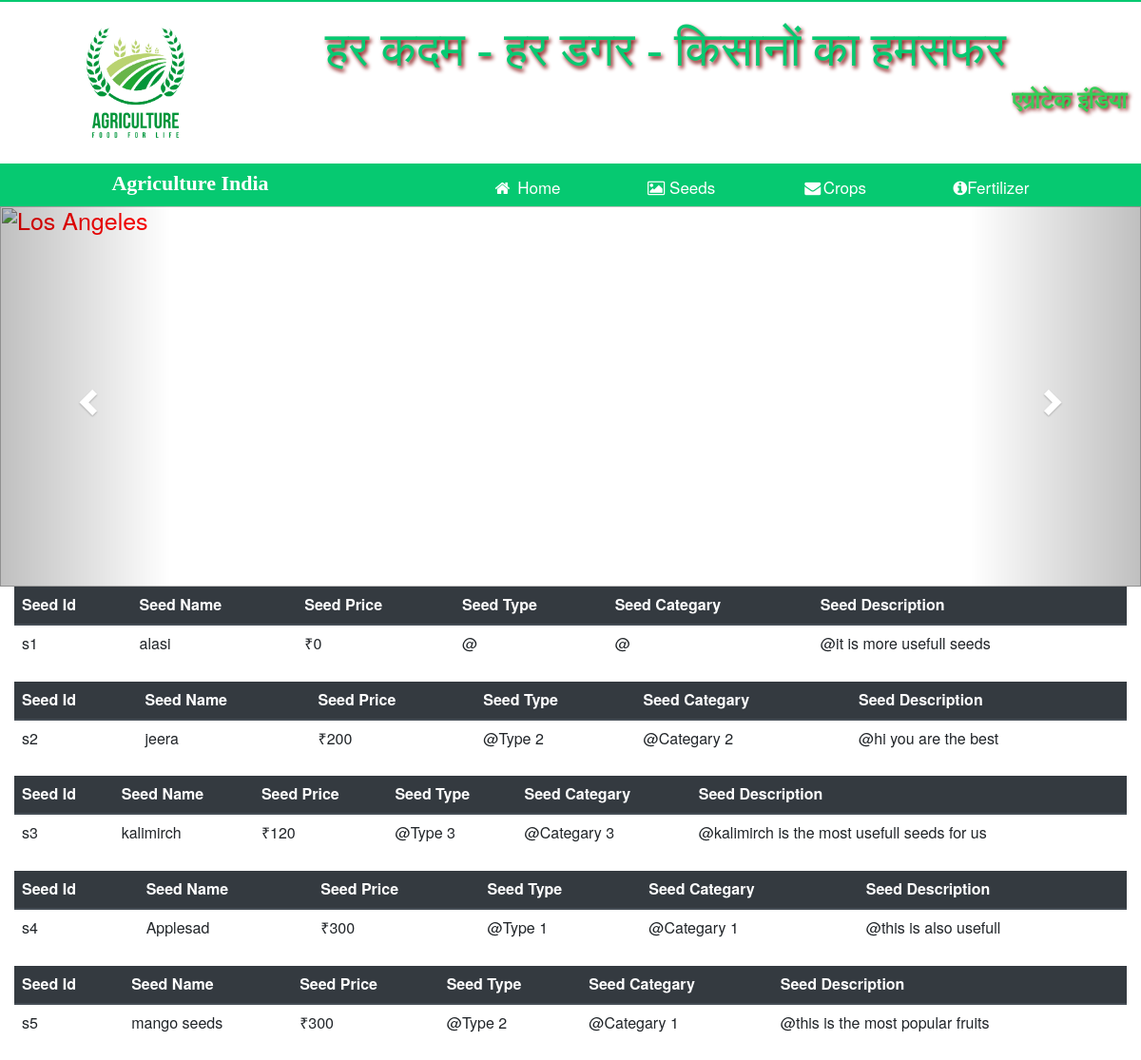
Page /AgroTechIndia/seeddetails.php on the committed database.
### tables this page shows
CREATE TABLE `seeds` (
  `seed_id` varchar(20) NOT NULL,
  `seed_name` varchar(50) NOT NULL,
  `seed_price` int(50) NOT NULL,
  `seed_type` varchar(50) NOT NULL,
  `seed_categary` varchar(50) NOT NULL,
  `seed_discription` longtext NOT NULL
);

### AgroTechIndia/seeddetails.php (the view, shortened to what this page needs)
   <div class="row menu">
  <div class="col-sm-4 text-center" style="color:white;font-size:22px; padding-top:5px; font-family:Comic Sans MS;font-weight:bold;"><marquee scrollamount="3" behavior="alternate" onmouseover="stop()" onmouseout="start()" >Agriculture India</marquee></div>
  <div class="col-sm-8">
   <div class="navbar">
  <a class="active" href="index.php"><i class="fa fa-fw fa-home"></i> Home</a>
  <a href="seeddetails.php"><i class="fa fa-picture-o"></i> Seeds</a>
  <a href="cropdetails.php"><i class="fa fa-fw fa-envelope"></i>Crops</a>
  <a href="fertilizerdetails.php"><i class="fa fa-info-circle"></i>Fertilizer</a>
</div>
  </div>
   </div>
   <?php
   include("includes/connect.php");
   $sql = "SELECT * FROM `seeds`";
    $run = mysqli_query($conn,$sql);
    while($row = mysqli_fetch_assoc($run))
    {
      ?>
     <table class="table">
  <thead class="thead-dark">
    <tr>
      <th scope="col">Seed Id</th>
      <th scope="col">Seed Name</th>
      <th scope="col">Seed Price</th>
      <th scope="col">Seed Type</th>
      <th scope="col">Seed Categary</th>
      <th scope="col">Seed Description</th>
    </tr>
  </thead>
  <tbody>
    <tr>
      <td scope="row"><?php echo $row['seed_id'];?></td>
      <td><?php echo $row['seed_name'];?></td>
      <td><?php echo "₹" ;echo $row['seed_price'];?></td>
      <td>@<?php echo $row['seed_type'];?></td>
      <td>@<?php echo $row['seed_categary'];?></td>
      <td>@<?php echo $row['seed_discription'];?></td>
    </tr>
  </tbody>
</table>
    <?php
    }
   ?>

### AgroTechIndia/css/Stylesheet.css (style rules this page uses)
.header { height:170px; background:white; }
.logo { height:170px; }
.slider { height:400px; }
.menu { height:45px; background:#06c971; }
.navbar { width: 100%; }
.navbar a { float: left; text-align: center; color: white; text-decoration: none; font-size: 17px; }

### rows in the picture
seeds: seed_id "s1", seed_name "alasi", seed_price "0", seed_discription "it is more usefull seeds"
seeds: seed_id "s2", seed_name "jeera", seed_price "200", seed_type "Type 2", seed_categary "Categary 2", seed_discription "hi you are the best"
seeds: seed_id "s3", seed_name "kalimirch", seed_price "120", seed_type "Type 3", seed_categary "Categary 3", seed_discription "kalimirch is the most usefull seeds for us"
seeds: seed_id "s4", seed_name "Applesad", seed_price "300", seed_type "Type 1", seed_categary "Categary 1", seed_discription "this is also usefull"
seeds: seed_id "s5", seed_name "mango seeds", seed_price "300", seed_type "Type 2", seed_categary "Categary 1", seed_discription "this is the most popular fruits"
